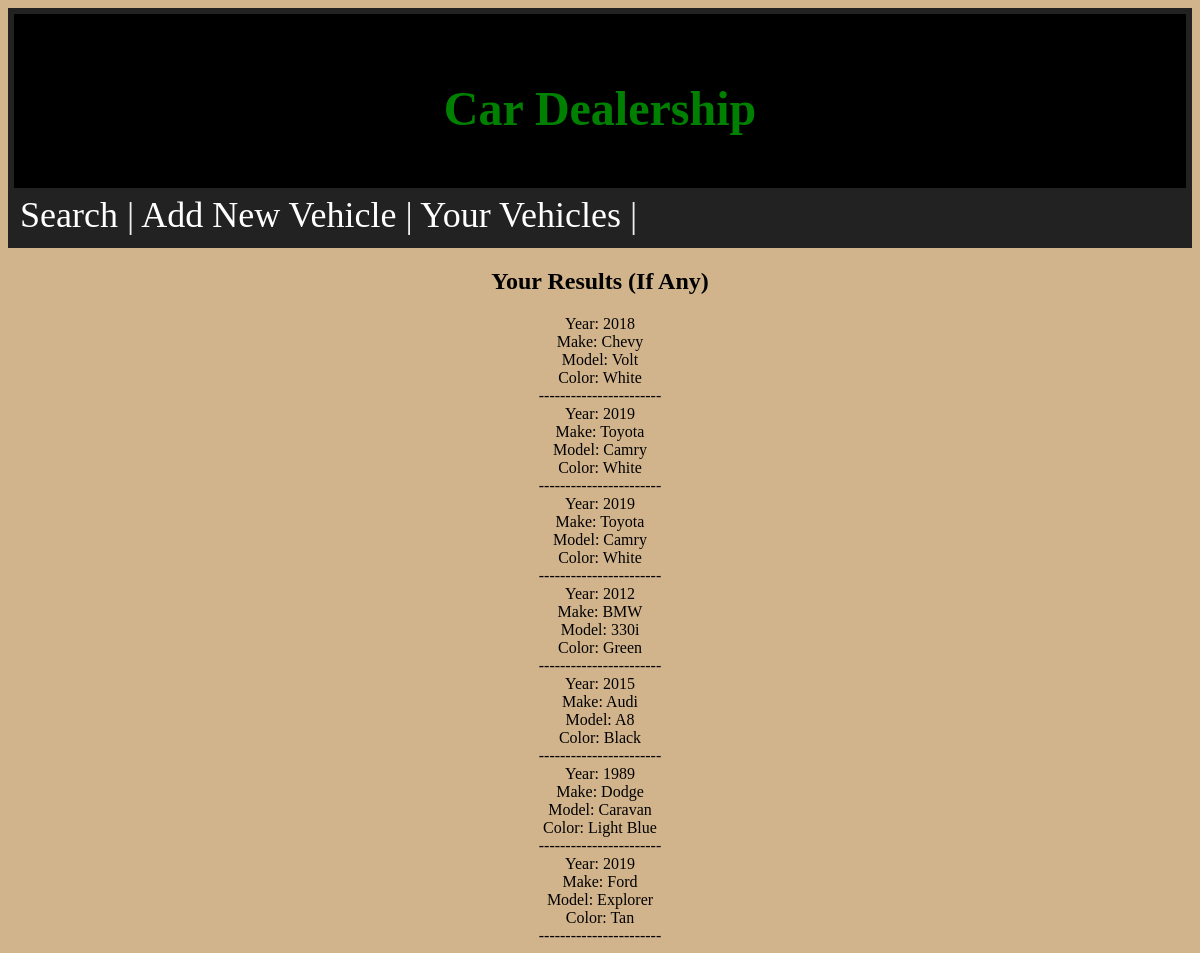
The app's page /searchInv.php with its own data.
### tables this page shows
CREATE TABLE `inventory` (
  `id` int(4) NOT NULL,
  `make` varchar(15) NOT NULL,
  `model` varchar(15) NOT NULL,
  `color` varchar(15) NOT NULL,
  `year` varchar(15) NOT NULL
);

### searchInv.php (the view, shortened to what this page needs)
<?php
echo '<div class="menu-container">
<div id="topmost-part"> <h1 id="after-login-heading"> Car Dealership </h1> </div>
<div class="menu-container">
 <span class="menu-item"><a href="showSearch.php"> Search </a> </span> |
 <span class="menu-item"><a href="showAddVehicle.php"> Add New Vehicle </a></span> |
 <span class="menu-item"><a href="yourInventory.php"> Your Vehicles </a></span> |
</div>
</div>';
$dbname = "dealership";
$conn = mysqli_connect("localhost", "root", "", $dbname);
$searchForYear = $_GET['vYear'];
$searchForMake = $_GET['vMake'];
$searchForModel = $_GET['vModel'];
$searchForColor = $_GET['vColor'];
$sql_statement = "SELECT * FROM inventory WHERE
year LIKE '%$searchForYear%' AND make LIKE '%$searchForMake%' AND model LIKE '%$searchForModel%' AND color LIKE '%$searchForColor%'";
if ($conn) {
	$result = mysqli_query($conn, $sql_statement);
	if ($result) {
				echo '<h2> Your Results (If Any) </h2>';
			while ($row = mysqli_fetch_assoc($result)) {
				echo '<div id="table-of-results">';
				echo "Year: " . $row['year'] . "<br>";
				echo "Make: " . $row['make'] . "<br>";
				echo "Model: " . $row['model'] . "<br>";
				echo "Color: " . $row['color'] . "<br>";
				echo "-----------------------<br>";
				echo '</div>';
			}
	}
}
?>

### searchInv.php (style rules this page uses)
#topmost-part { background-color: black; padding-bottom: 20px; padding-top: 20px; }
h2 { text-align: center; }
#after-login-heading { color: green; padding-top: 15px; text-align: center; }
.menu-container { color:#EEE; background-color:#222; padding:6px; font-size:1.5em; }
a:link { color: white; text-decoration: none; }
#table-of-results { text-align: center; }

### records on screen
inventory: year "2018", make "Chevy", model "Volt", color "White"
inventory: year "2019", make "Toyota", model "Camry", color "White"
inventory: year "2019", make "Toyota", model "Camry", color "White"
inventory: year "2012", make "BMW", model "330i", color "Green"
inventory: year "2015", make "Audi", model "A8", color "Black"
inventory: year "1989", make "Dodge", model "Caravan", color "Light Blue"
inventory: year "2019", make "Ford", model "Explorer", color "Tan"
